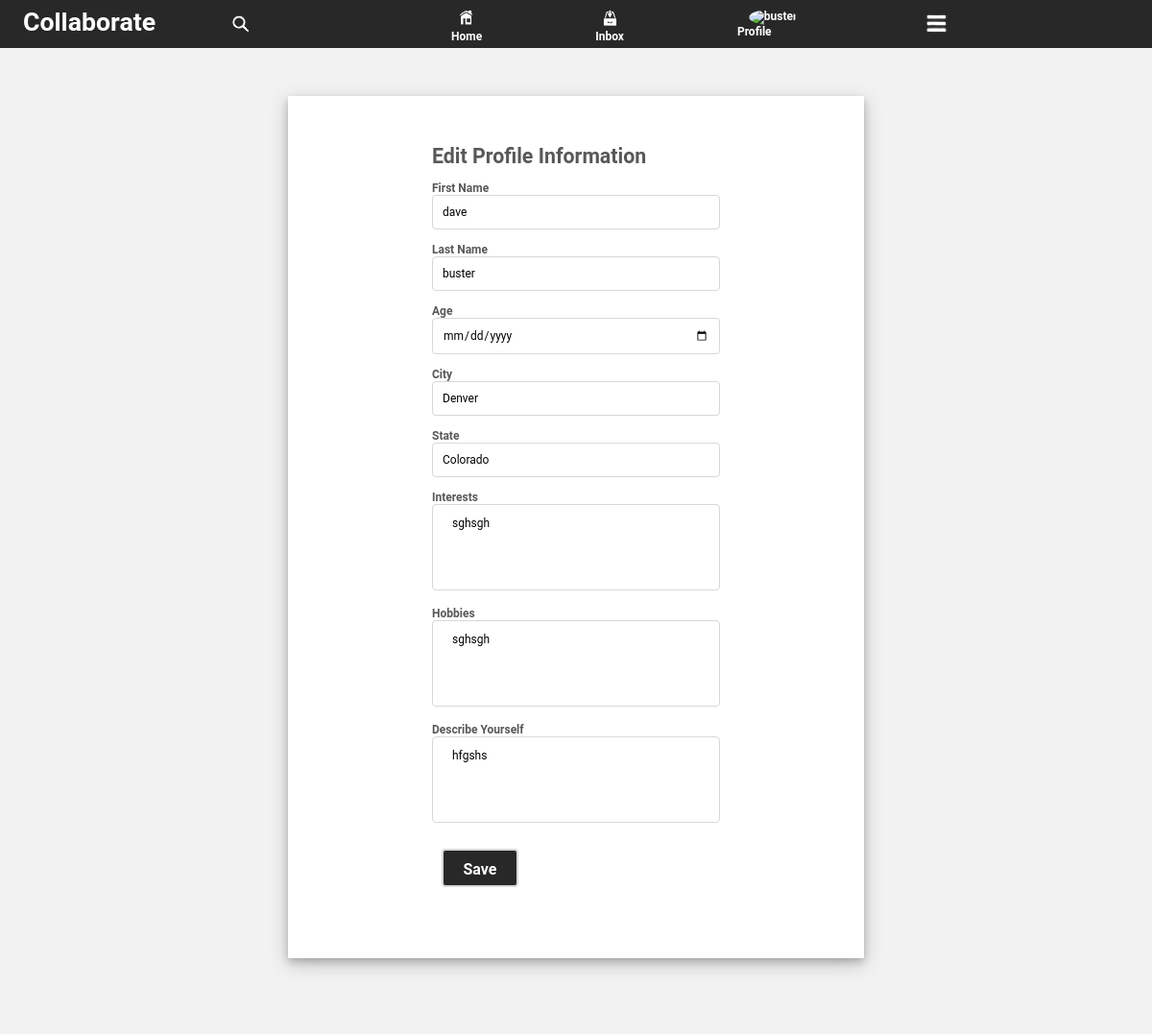
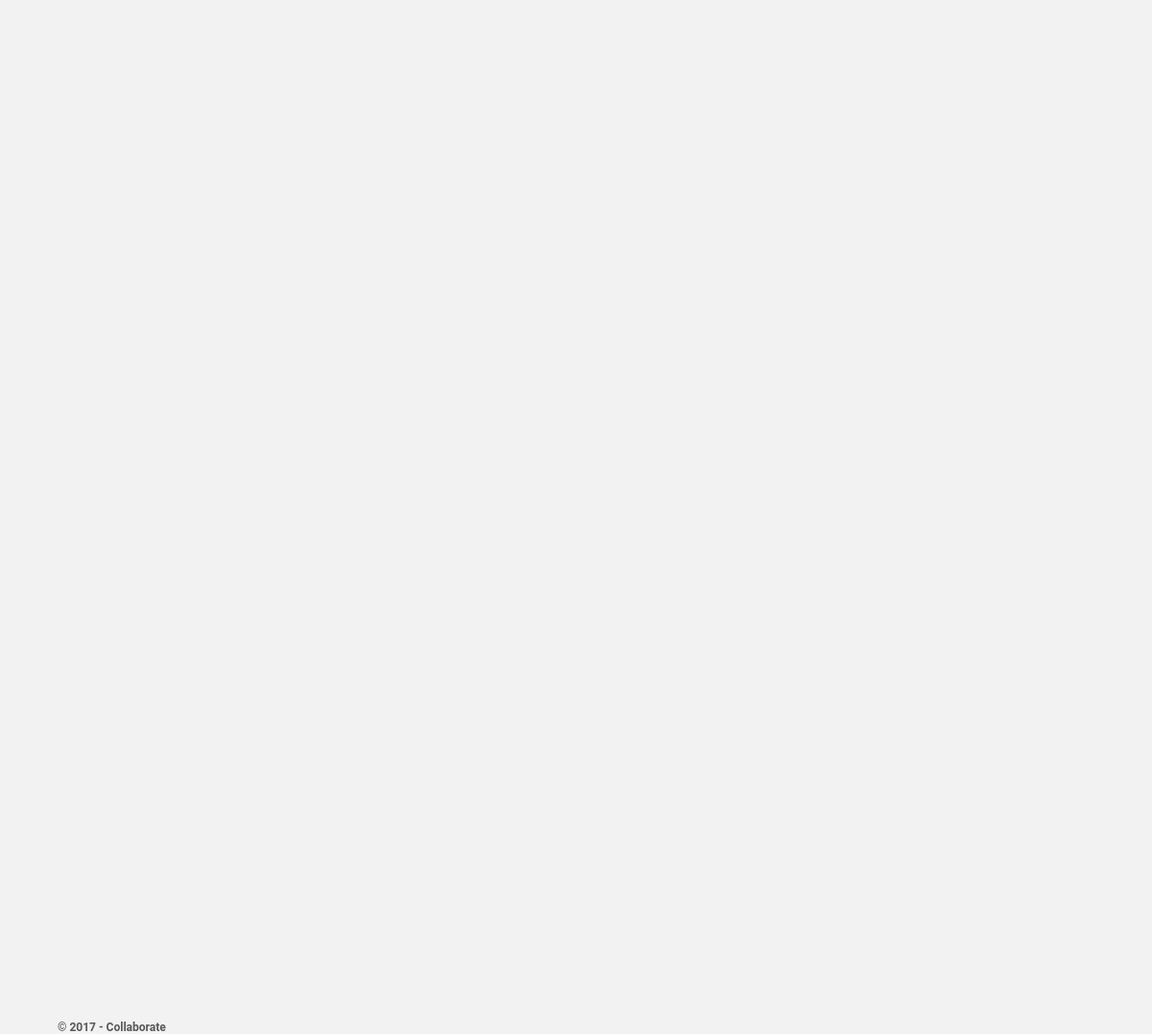
Screenshot of /inc/change_bio.php (signed in) with the database file from the repository (2 pictures, top to bottom).
### tables this page shows
CREATE TABLE `users` (
  `id` int(11) NOT NULL,
  `username` varchar(25) NOT NULL,
  `first_name` varchar(255) NOT NULL,
  `last_name` varchar(255) NOT NULL,
  `email` varchar(100) NOT NULL,
  `password` varchar(256) NOT NULL,
  `sign_up_date` date NOT NULL,
  `activated` enum('0','1') NOT NULL,
  `bio` text,
  `interest` varchar(225) DEFAULT NULL,
  `hobbies` varchar(225) DEFAULT NULL,
  `profile_pic` mediumblob,
  `age` date NOT NULL,
  `city` varchar(25) NOT NULL,
  `state` varchar(25) NOT NULL,
  `background` blob NOT NULL
);

### inc/change_bio.php (the view, shortened to what this page needs)
<?php
 	include "header.php";
	print ("<br/>");
	print ("<div class='bgstyle'>");
	print ("<div id='changeAbout'>");
	print ("<div id='changeAbout2'>");
	print ("<h1>Edit Profile Information</h1><br/>");
	print ("<form action='#' method='POST'>");
	print ("<label for='fname'>First Name</label>");
	print ("<input type='text' name='fname' value='$user_fname'/><br/><br/>");
	print ("<label for='lname'>Last Name</label>");
	print ("<input type='text' name='lname' value='$user_lname'/><br/><br/>");
	print ("<label for='age'>Age</label>");
	print ("<input type='date' name='age' value='$user_age' /><br/><br/>");
	print ("<label for='city'>City</label>");
	print ("<input type='text' name='city' value='$user_city_'/><br/><br/>");
	print ("<label for='state'>State</label>");
	print ("<input type='text' name='state' value='$user_state_'/><br/><br/>");
	print ("<label for='interests'>Interests</label>");
	print ("<textarea name='interests' placeholder='$user_interest' >$user_interest</textarea><br /><br />");
	print ("<label for='hobbies'>Hobbies</label>");
	print ("<textarea name='hobbies' placeholder='$user_hobbies' >$user_hobbies</textarea><br /><br />");
	print ("<label for='description'>Describe Yourself</label>");
	print ("<textarea name='description' placeholder='$user_bio' >$user_bio</textarea><br /><br />");
	print ("<input id='btn' onclick='changeAbout()' type='submit' name='about' value='Save' />");
	print ("<a href='./profile.php?u=$username'>Cancel</a>");
	print ("</form>");
	print ("</div>");
	print ("</div>");
	print ("</div>");
?>

### css/style.css (style rules this page uses)
@media screen and (min-width: 769px) { .bgstyle { margin-top: 3%; margin-right: auto; margin-left: auto; width: 50%; margin-bottom: 10px; height: 100%; background-color: #FFFFFF; padding: 20px; display: ; -moz-box-shadow: 0 4px 8px 0 rgba(0, 0, 0, 0.2), 0 6px 20px 0 rgba(0, 0, 0, 0.19); -webkit-box-shadow: 0 4px 8px 0 rgba(0, 0, 0, 0.2), 0 6px 20px 0 rgba(0, 0, 0, 0.19); box-shadow: 0 4px 8px 0 rgba(0, 0, 0, 0.2), 0 6px 20px 0 rgba(0, 0, 0, 0.19); } }
* { margin: 0px; padding: 0px; font-family: roboto, arial, helvetica, sans-serif; font-size:12px; box-sizing: border-box; }
a { color: #ffffff; }
a:link { text-decoration: none; }
body { height: 100%; width: 100%; background-color:#f2f2f2; overflow: auto; }
form input[type="submit"] { font-weight: bold; background-color: #282828; color: #ffffff; border: 2px solid #D8D8D8; font-size: 16px; padding:8px; width: 100%; resize: vertical; }
form input, textarea, select { border-radius: 4px; border: 1px solid #D8D8D8; font-size: 12px; padding: 10px; width: 100%; }
#intro p, h1 { font-family: roboto, arial, helvetica, sans-serif; font-size: 1.3em; }
#changeAbout { margin: 0; height: 90%; border-radius: 20px; padding: 30px; color: #585858; Font-weight: bold; }
#changeAbout2 { margin-top: 0px; margin-left: auto; margin-right: auto; height: 90%; width: 60%; }
#changeAbout2 a { margin-left: 60%; }
#changeAbout2 h1 { font-size: 16pt; font-weight: bold; }
#changeAbout label { padding: 0; margin: 0; float: Left; }
#changeAbout input[type="submit"] { width: 80px; height: 40px; margin: 10px; }
#changeAbout textarea { width: 100%; height: 90px; padding: 12px 20px; box-sizing: border-box; border-radius: 4px; resize: none; }
#btn { width: 25%; margin-top: 40px; margin-left: 75%; padding: 10px; }
#filter-state select, label { padding: 5px; margin-left: 10%; }

### rows the page displays
users: fname "dave", lname "buster", city "Denver", state "Colorado", interests "sghsgh", hobbies "sghsgh", description "hfgshs"
